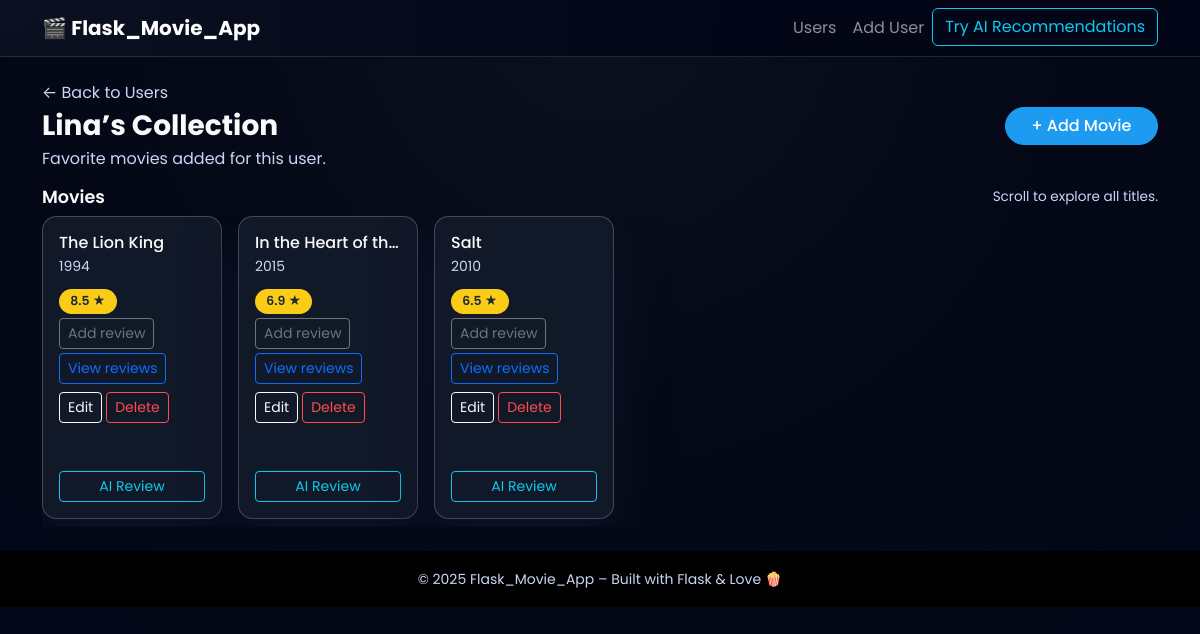
Page /users/1 on the committed database.
### models.py (models this page shows)
class User(db.Model):
    __tablename__ = "users"
    id = db.Column(db.Integer, primary_key=True)
    name = db.Column(db.String(100), nullable=False)
    movies = db.relationship(
        "Movie",
        back_populates="user",
        cascade="all, delete-orphan",
    )
    reviews = db.relationship(
        "Review",
        back_populates="user",
        cascade="all, delete-orphan",
    )

class Movie(db.Model):
    __tablename__ = "movies"
    id = db.Column(db.Integer, primary_key=True)
    name = db.Column(db.String(200), nullable=False)
    director_id = db.Column(db.Integer, db.ForeignKey("directors.id"), nullable=True)
    genre_id = db.Column(db.Integer, db.ForeignKey("genres.id"), nullable=True)
    director = db.relationship("Director", back_populates="movies")
    genre = db.relationship("Genre", back_populates="movies")
    year = db.Column(db.Integer, nullable=False)
    rating = db.Column(db.Float, nullable=False)
    user_id = db.Column(db.Integer, db.ForeignKey("users.id"), nullable=False)
    user = db.relationship("User", back_populates="movies")
    reviews = db.relationship(
        "Review",
        back_populates="movie",
        cascade="all, delete-orphan",
    )

### app.py (the view)
@app.route("/users/<int:user_id>")
def user_movies(user_id):
	user = get_user_or_404(user_id)
	movies = data_manager.get_user_movies(user_id)
	return render_template("user_movies.html", user=user, movies=movies)

### app.py (called while the page is built)
def get_user_or_404(user_id: int):
	user = data_manager.get_user(user_id)
	if user is None:
		abort(404)
	return user

### datamanager/sqlite_data_manager.py (called while the page is built)
    def get_user(self, user_id: int) -> Optional[User]:
        return self.session.get(User, user_id)

    def get_user_movies(self, user_id: int) -> List[Movie]:
        return (
            self.session.query(Movie)
            .filter(Movie.user_id == user_id)
            .all()
        )

### templates/user_movies.html (shortened to what this page needs)
{% extends "base.html" %}
{% block content %}
  <div class="d-flex justify-content-between align-items-center mb-3">
    <div>
      <p class="mb-1">
        <a href="{{ url_for('list_users') }}" class="text-decoration-none text-secondary">
          ← Back to Users
        </a>
      </p>
      <h1 class="h3 fw-bold mb-1">
        {{ user['name'] }}’s Collection
      </h1>
      <p class="text-secondary mb-0">
        Favorite movies added for this user.
      </p>
    </div>
    <div class="d-flex flex-column align-items-end gap-2">
      <a href="{{ url_for('add_movie', user_id=user['id']) }}" class="btn btn-primary">
        + Add Movie
      </a>
    </div>
  </div>
  {% if movies %}
    <section class="mt-3">
      <div class="d-flex justify-content-between align-items-center mb-2">
        <h2 class="section-title mb-0">Movies</h2>
        <p class="section-subtitle mb-0">
          Scroll to explore all titles.
        </p>
      </div>
      <div class="scroll-row">
        {% for movie in movies %}
          <div class="scroll-item">
            <div class="card movie-card h-100">
              <div class="card-body d-flex flex-column">
                <div class="mb-2">
                  <h3 class="h6 mb-1 text-truncate" title="{{ movie['name'] }}">
                    {{ movie['name'] }}
                  </h3>
                  <p class="mb-1 text-secondary small">
                    {{ movie['year'] }}
                  </p>
                </div>
                <div class="mt-auto">
                  <div class="d-flex justify-content-between align-items-center mb-2 flex-wrap gap-1">
                    <span class="badge-rating">
                      {{ movie['rating'] }} ★
                    </span>
                    <div class="d-flex flex-wrap gap-1">
                      <a
                        href="{{ url_for('add_review', user_id=user['id'], movie_id=movie['id']) }}"
                        class="btn btn-sm btn-outline-secondary"
                      >
                        Add review
                      </a>
                      <a
                        href="{{ url_for('movie_reviews', movie_id=movie['id']) }}"
                        class="btn btn-sm btn-outline-primary"
                      >
                        View reviews
                      </a>
                    </div>
                  </div>
                  <div class="d-flex flex-wrap gap-1">
                    <a
                      href="{{ url_for('update_movie', user_id=user['id'], movie_id=movie['id']) }}"
                      class="btn btn-sm btn-outline-light"
                    >
                      Edit
                    </a>
                    <a
                      href="{{ url_for('delete_movie', user_id=user['id'], movie_id=movie['id']) }}"
                      class="btn btn-sm btn-outline-danger"
                    >
                      Delete
                    </a>
                  </div>
                </div>
                <a
                  href="{{ url_for('movie_ai_review', movie_id=movie['id']) }}"
                  class="btn btn-sm btn-outline-info mt-5"
                >
                  AI Review
                </a>
              </div>
            </div>
          </div>
        {% endfor %}
      </div>
    </section>
  {% endif %}
{% endblock %}

### static/css/style.css (style rules this page uses)
:root { --bg-main: #050816; --bg-card: #111827; --accent: #1d9bf0; --accent-soft: rgba(29, 155, 240, 0.4); }
body { font-family: "Poppins", system-ui, -apple-system, BlinkMacSystemFont, "Segoe UI", sans-serif; background: radial-gradient(circle at top, #0b1120 0, var(--bg-main) 45%, #020617 100%); color: #fafafa; min-height: 100vh; }
.text-secondary { color: #cbd5f5 !important; }
.btn-primary { background: var(--accent); border-color: var(--accent); font-weight: 500; border-radius: 999px; padding-inline: 1.6rem; }
.btn-outline-danger { color: #ff4d4d !important; border-color: #ff4d4d !important; }
.section-title { font-size: 1.1rem; font-weight: 600; margin-bottom: 0.75rem; }
.section-subtitle { font-size: 0.85rem; color: #cbd5f5; }
.user-card, .movie-card { background: var(--bg-card); border-radius: 0.9rem; border: 1px solid rgba(148, 163, 184, 0.35); box-shadow: 0 25px 50px rgba(15, 23, 42, 0.8); transition: transform 0.18s ease, box-shadow 0.18s ease, border-color 0.18s ease, background 0.18s ease; }
.badge-rating { background: #facc15; color: #1f2933 !important; border-radius: 999px; padding: 0.2rem 0.7rem; font-size: 0.78rem; font-weight: 600; }
.scroll-row { display: flex; gap: 1rem; overflow-x: auto; padding-bottom: 0.5rem; scroll-snap-type: x mandatory; }
.scroll-item { min-width: 180px; max-width: 180px; scroll-snap-align: start; }
.h5, .h4, .h6, span, label { color: #fafafa }

### rows in the picture
User: name "Lina"
Movie: name "The Lion King", year "1994", rating "8.5"
Movie: name "In the Heart of th…", year "2015", rating "6.9"
Movie: name "Salt", year "2010", rating "6.5"

### other values in the picture
{{ 2025 }} "2025"
